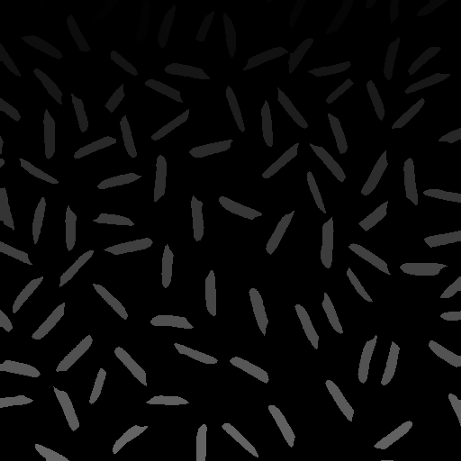
#> input picture imgs/noise_connected.png, 461 x 461 px; its folder holds only this picture in this run
$ python -i denoise.py   (imports and definitions only)
#> lines starting #> are read from the running program, lines starting #| are printed output that depends on the picture; after the words box and inside, x2 and y2 are one past the last pixel; in counts of white or black regions, pixels touching at a corner belong together
import cv2
import numpy as np
import matplotlib.pyplot as plt
import os
from math import log


class Denoise:
    def __init__(self, path_in: str):
        self._path_out = "denoise"
        self.path_in = path_in

    def local_maximum(self, spec, window_size, threshold):
        w, h = spec.shape
        global_max = np.max(spec)
        max_pos = []
        w_loop_times = int(w / window_size)
        h_loop_times = int(h / window_size)

        for i in range(w_loop_times):
            for j in range(h_loop_times):
                window = spec[
                    window_size * i : window_size * (i + 1),
                    window_size * j : window_size * (j + 1),
                ]
                local_max = np.max(window)
                if local_max < global_max and local_max > (global_max * threshold):
                    ind = np.unravel_index(np.argmax(window, axis=None), window.shape)
                    max_pos.append((5 * i + ind[0], 5 * j + ind[1]))

        return max_pos

    def create_path_out(self):
        if not os.path.exists(self._path_out):
            os.mkdir(self._path_out)

    def get_correct_gamma(self):
        # Reading input image
        img = cv2.imread(self.path_in)
#> img is the input picture: shape (461, 461, 3); min 0, max 114, mean 8.4

        # Filter noise and convert to gray image
        median = cv2.medianBlur(img, 5)
        gray = cv2.cvtColor(median, cv2.COLOR_BGR2GRAY)

        # Using gamma correction
        gamma = log(img.mean()) / log(128)
#> gamma = 0.439
        return np.array(255 * (gray / 255) ** gamma, dtype="uint8")
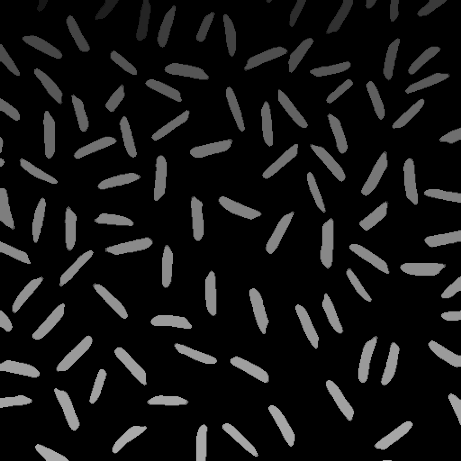
#> returned value: shape (461, 461); min 0, max 169, mean 19.6

    def shift_dft(self, dft):
        # apply shift of origin from upper left corner to center of image
        dft_shift = np.fft.fftshift(dft)
        magnitude_spectrum = 20 * np.log(
            cv2.magnitude(dft_shift[:, :, 0], dft_shift[:, :, 1])
        )
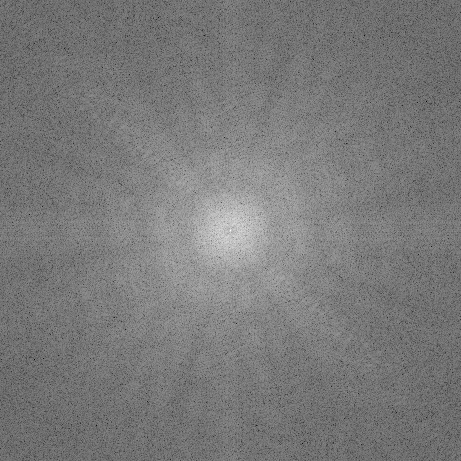
#> magnitude_spectrum: shape (461, 461) float32; min 34.85, max 304.9, mean 164.2; drawn with min black and max white

        max_pos = self.local_maximum(magnitude_spectrum, 5, 0.9)
#> in local_maximum, `global_max = np.max(spec)`: global_max = 304.9
#> after the loop in local_maximum, `for i in range(w_loop_times):`: max_pos = []
#> max_pos = []
        for pos in max_pos:
            dft_shift[pos] = 0
#> this loop made 0 passes

        # shift origin from center to upper left corner
        return np.fft.ifftshift(dft_shift)

    def denoise(self):
        # Init path
        self.create_path_out()
        name_list = self.path_in.split("/")
        path_out_png = (
            "/media/Z/TrungNT108/ComputerVision_HUST/processed_image"
            + "/"
            + name_list[-1]
        )

        # convert image to floats and do dft saving as complex output
        corrected_gamma = self.get_correct_gamma()
        dft = cv2.dft(np.float32(corrected_gamma), flags=cv2.DFT_COMPLEX_OUTPUT)
        back_ishift = self.shift_dft(dft)

        # do idft saving as complex output
        img_back = cv2.idft(back_ishift)

        # combine complex components into original image again
        img_back = cv2.magnitude(img_back[:, :, 0], img_back[:, :, 1])
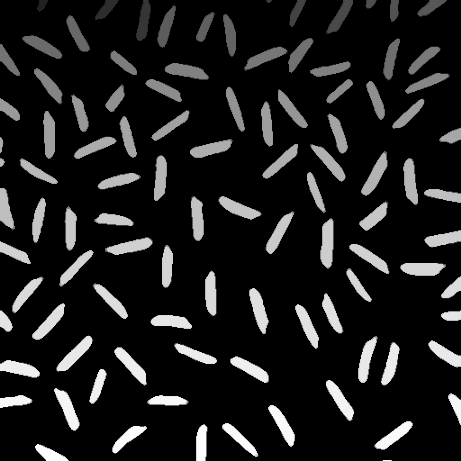
#> img_back: shape (461, 461) float32; min 0, max 35916052, mean 4174018; drawn with min black and max white
        img_back[:, -1] = img_back[:, -2]
#> img_back: shape (461, 461) float32; 0.2% of pixels changed, all inside (x1, y1, x2, y2) = (460, 0, 461, 461)
        img_back[-1, :] = img_back[-2, :]
#> img_back: shape (461, 461) float32; min 0, max 35916052, mean 4171968.2

        plt.imsave(path_out_png, img_back, cmap="gray")

        return path_out_png

>>> result = Denoise('../imgs/noise_connected.png').denoise()
